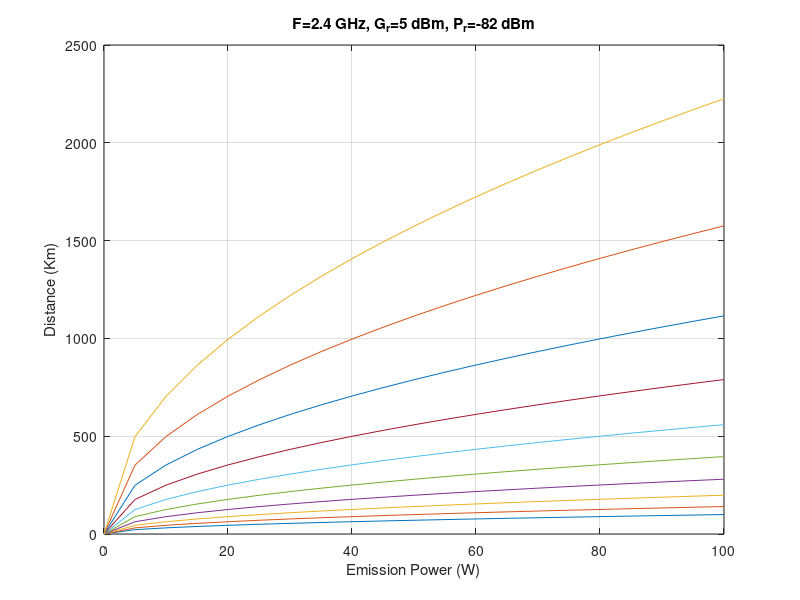
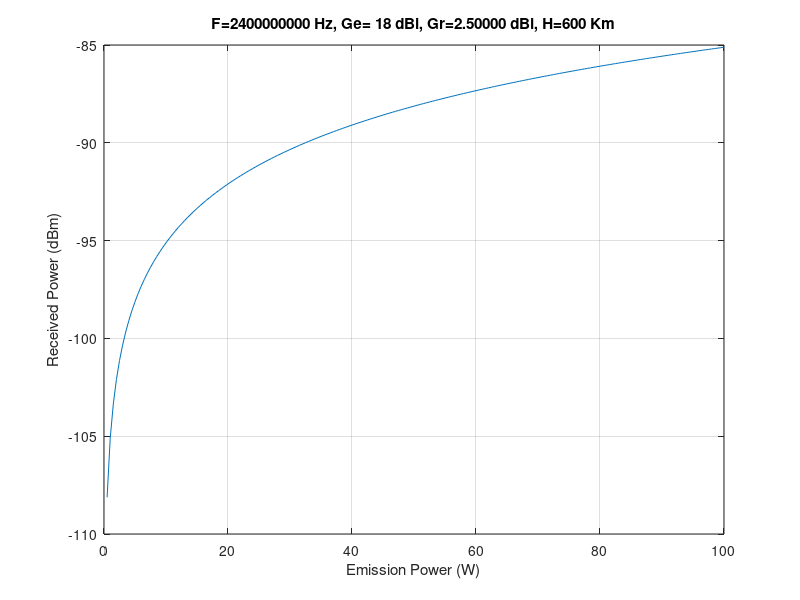
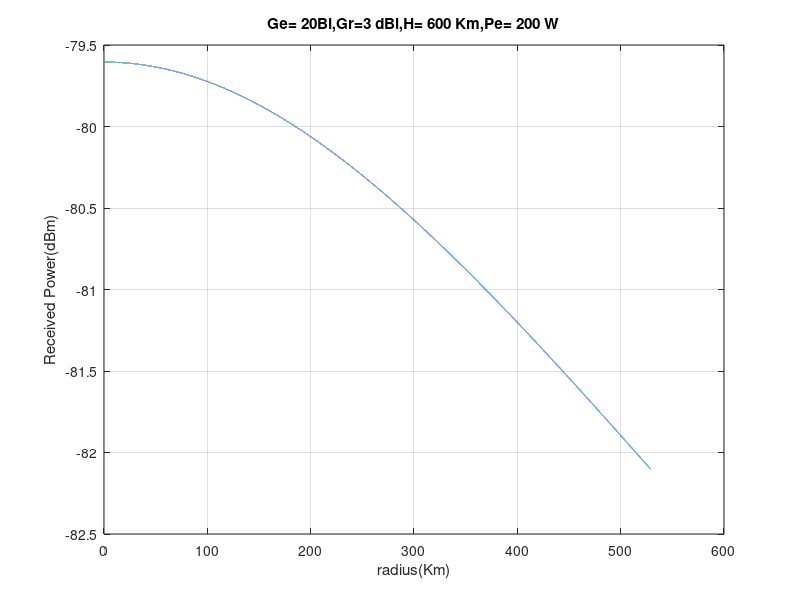

MATLAB code for these plots, in order:

                %%% Run code by section %%%
            %%%This code is based on Friiz Formula %%%

%% plot the emission distance depending on the emisison power for different satellite antenna gains.
clear all
clc
f=2.4*10^9 ; % freq de l'emission en Hz
c=299792.458*10^3 ; %Velocity of light (m/s)
lambda= c/f;
Pr= -82      ;    %Received power on earth in dBm
Ge=3:3:30;  %Emission gain en dBi
Gr=5    ;    %Reception gain in dB   Micro-strip "L" antenna
Pe=0:5:100; %emission power in dBm
figure,
for e=1:length(Ge)
    D=[];
    r=@(p,ge) lambda/(4*pi*10^((Pr-p-ge-Gr)/20))/10^3;
    for i=1:length(Pe)
        pw=10*log10(Pe(i)/0.001); % emission power in watts
        D=[D r(pw,Ge(e))];
    end
    plot(Pe,D)
    xlabel('Emission Power (W)')
    ylabel('Distance (Km)')
    title('F=2.4 GHz, G_r=5 dBm, P_r=-82 dBm')
    grid on,
    hold on
end


%% Plot the received power on earth depondind on the emmited power
clear all; clc, close all
f=2.4*10^9 ; % freq de l'emission en Hz
c=299792.458*10^3 ; %Velocity of light (m/s)
lambda= c/f;
H=600; % attitude in Km
Ge=18;
Gr=2.5;    %reception gain in dB   Micro-strip "L" antenna
Pe=[0:0.5:100]; % emission power in watts
Pr=@(pe,d) pe+Ge+Gr+20*log10(lambda/(4*pi*d*10^3)); %received power in dBm
figure,
for h=1:length(H)
    PR=[]; % puissance recu en dBm
    for e=1:length(Pe)
        pe_watt=Pe(e);
        pe_dBm=10*log10(pe_watt)+30;
        pr_dBm=Pr(pe_dBm,H(h));
        PR=[PR,pr_dBm];
    end
    plot(Pe,PR)
    ylabel('Received Power (dBm)')
    xlabel('Emission Power (W)')
    title(sprintf('F=%d Hz, Ge= %d dBi, Gr=%0.5f dBi, H=%d Km',f,Ge,Gr,H))
    grid on,
    hold on
end

%% Study satellite field of vue radius regarding to the received power on earth 
clear all;close all;clc
alpha=10; %angle d'ouverture de l'antenne en degrées
H=600; %Km
R=tand(alpha(end))*H; % field of vue radius (Km)
f=2.4*10^9 ; % emission frequency en Hz
c=299792.458*10^3 ; %Velocity of light (m/s)
lambda= c/f;
Ge=20;  %satellite antenna gain in dBi
Gr=3;    %reception antenna gain in dBi   Micro-strip "L" antenna
pe_watt=200; % emission power in watts
pe_dBm=10*log10(pe_watt)+30;
r=0:10:5*R*10^3; % rayon en metres (changer les bornes de l'intervalle comme vous covient)
Pr=@(d) pe_dBm+Ge+Gr+20*log10(lambda/(4*pi*d)); % puissance recue en dBm
pp=[];
for i=1:length(r)
    dis=r(i);
    dis=sqrt(dis^2+(H*10^3)^2);
    pp=[pp Pr(dis)];
end
figure,
plot(r*0.001,pp);
ylabel( 'Received Power(dBm)')
xlabel( 'radius(Km)')
title(sprintf('Ge=% dBi,Gr=%d dBi,H= %d Km,Pe= %d W',Ge,Gr,H,pe_watt))
grid on,

